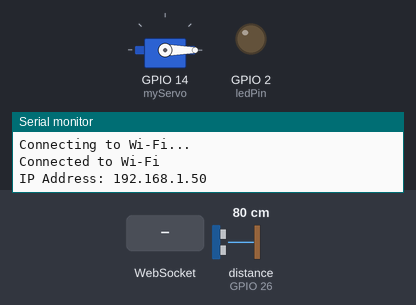
This sketch was run on a simulated ESP32. Shown: servo, output pins drawn as LEDs (lit = HIGH), the last lines printed to the serial monitor. Wiring (inferred from the names in the program): ultrasonic range finder: trigger GPIO 27; echo GPIO 26. The test bench sets the inputs (shaded band); at power-on: distance to the obstacle (sensor on GPIO 26) 80 cm. The echo pulse lasts 58.3 µs per cm; WiFi joins after 1.5 s; servers stay silent unless stated; pins used as bus, display or sensor lines are not drawn.

Above: at 3.2 s.
3.3 s: distance to the obstacle (sensor on GPIO 26) set to 2 cm
4.8 s: WebSocket text "YES" received
6.3 s: WebSocket text "1" received
At 21.2 s:
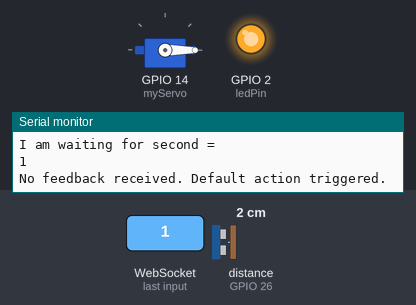
Timing chart, 0 to 33.3 s (numbered marks = the images above; inputs shaded):
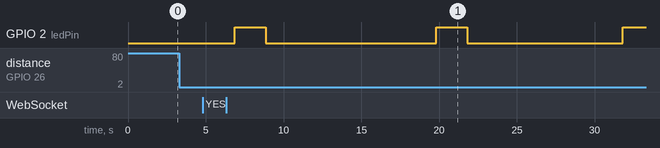

The sketch:

sketch_feb5a.ino
```cpp
// #include <WiFi.h>
// #include <AsyncTCP.h>
// #include <ESPAsyncWebServer.h>

// // Replace these with your network credentials
// const char* ssid = "hehe";
// const char* password = "password";
// int a = 10;

// // Create AsyncWebServer on port 81
// AsyncWebServer server(81);
// AsyncWebSocket ws("/ws");  // WebSocket endpoint

// // Define the sensor pin
// const int sensorPin = 5;  // GPIO pin connected to the sensor
// int lastSensorState = LOW;

// // Function to send messages to all connected WebSocket clients
// void notifyClients(const char* message) {
//   ws.textAll(message);
// }

// // WebSocket event handler
// void handleWebSocketMessage(void *arg, uint8_t *data, size_t len) {
//   AwsFrameInfo info = (AwsFrameInfo)arg;
//   if (info->opcode == WS_TEXT) {
//     String message = String((char*)data).substring(0, len);
//     Serial.println("Received from client: " + message);

//     // Process feedback message
//     if (message.startsWith("Feedback:")) {
//       Serial.println("Feedback received: " + message);
//     }
//   }
// }

// // WebSocket event callback
// void onEvent(AsyncWebSocket *server, AsyncWebSocketClient *client, AwsEventType type, void *arg, uint8_t *data, size_t len) {
//   if (type == WS_EVT_CONNECT) {
//     Serial.println("WebSocket client connected");
//   } else if (type == WS_EVT_DISCONNECT) {
//     Serial.println("WebSocket client disconnected");
//   } else if (type == WS_EVT_DATA) {
//     handleWebSocketMessage(arg, data, len);
//   }
// }

// void setup() {
//   // Initialize Serial Monitor
//   Serial.begin(115200);

//   // Connect to Wi-Fi
//   WiFi.begin(ssid, password);
//   while (WiFi.status() != WL_CONNECTED) {
//     delay(1000);
//     Serial.println("Connecting to Wi-Fi...");
//   }
//   Serial.println("Connected to Wi-Fi");
//   Serial.print("IP Address: ");
//   Serial.println(WiFi.localIP());

//   // Initialize sensor pin
//   pinMode(sensorPin, INPUT);

//   // Attach WebSocket event handler
//   ws.onEvent(onEvent);
//   server.addHandler(&ws);

//   // Start the WebSocket server
//   server.begin();
//   Serial.println("WebSocket server started");
// }

// void loop() {
//   // Check sensor state
//   int sensorState = digitalRead(sensorPin);

//   // Simulate a sensor trigger
//   while (a > 0) {
//     Serial.println("Sensor triggered!");
//     notifyClients("SENSOR_TRIGGERED");
//     a--;
//     delay(1000);  // Add a small delay to avoid flooding the network
//   }

//   // Update the last sensor state
//   lastSensorState = sensorState;

//   // Handle WebSocket events
//   ws.cleanupClients();
// }


// #include <WiFi.h>
// #include <AsyncTCP.h>
// #include <ESPAsyncWebServer.h>
// #include <Servo.h>

// // Replace these with your network credentials
// const char* ssid = "hehe";
// const char* password = "password";

// // Ultrasonic sensor pins
// const int trigPin = 12; // Trigger pin
// const int echoPin = 13; // Echo pin

// // Servo motor
// Servo myServo;

// // LED pin
// const int ledPin = 2;

// // Create AsyncWebServer on port 81
// AsyncWebServer server(81);
// AsyncWebSocket ws("/ws");  // WebSocket endpoint

// // Function to send messages to all connected WebSocket clients
// void notifyClients(const char* message) {
//   ws.textAll(message);
// }

// // WebSocket event handler
// void handleWebSocketMessage(void *arg, uint8_t *data, size_t len) {
//   AwsFrameInfo info = (AwsFrameInfo)arg;
//   if (info->opcode == WS_TEXT) {
//     String message = String((char*)data).substring(0, len);
//     Serial.println("Received from client: " + message);

//     if (message == "YES") {
//       Serial.println("Rotating servo motor...");
//       myServo.write(90);  // Rotate servo to 90 degrees
//       delay(2000);
//       myServo.write(0);   // Reset servo to 0 degrees
//     } else {
//       Serial.println("Turning on LED...");
//       digitalWrite(ledPin, HIGH);
//       delay(2000);
//       digitalWrite(ledPin, LOW);
//     }
//   }
// }

// // WebSocket event callback
// void onEvent(AsyncWebSocket *server, AsyncWebSocketClient *client, AwsEventType type, void *arg, uint8_t *data, size_t len) {
//   if (type == WS_EVT_CONNECT) {
//     Serial.println("WebSocket client connected");
//   } else if (type == WS_EVT_DISCONNECT) {
//     Serial.println("WebSocket client disconnected");
//   } else if (type == WS_EVT_DATA) {
//     handleWebSocketMessage(arg, data, len);
//   }
// }

// void setup() {
//   // Initialize Serial Monitor
//   Serial.begin(115200);

//   // Connect to Wi-Fi
//   WiFi.begin(ssid, password);
//   while (WiFi.status() != WL_CONNECTED) {
//     delay(1000);
//     Serial.println("Connecting to Wi-Fi...");
//   }
//   Serial.println("Connected to Wi-Fi");
//   Serial.print("IP Address: ");
//   Serial.println(WiFi.localIP());

//   // Attach WebSocket event handler
//   ws.onEvent(onEvent);
//   server.addHandler(&ws);
//   server.begin();
//   Serial.println("WebSocket server started");

//   // Initialize ultrasonic sensor pins
//   pinMode(trigPin, OUTPUT);
//   pinMode(echoPin, INPUT);

//   // Initialize LED pin
//   pinMode(ledPin, OUTPUT);

//   // Attach servo motor
//   myServo.attach(14); // Attach servo to GPIO 14
//   myServo.write(0);   // Set initial servo position
// }

// float getDistance() {
//   // Send a 10-microsecond pulse to the trigger pin
//   digitalWrite(trigPin, LOW);
//   delayMicroseconds(2);
//   digitalWrite(trigPin, HIGH);
//   delayMicroseconds(10);
//   digitalWrite(trigPin, LOW);

//   // Measure the echo pulse duration
//   long duration = pulseIn(echoPin, HIGH);

//   // Calculate distance in centimeters
//   float distance = duration * 0.034 / 2;
//   return distance;
// }

// void loop() {
//   float distance = getDistance();
//   if (distance > 0 && distance < 10) {
//     Serial.println("Object detected within 10 cm!");
//     notifyClients("SENSOR_TRIGGERED");

//     // Wait for feedback from the client
//     delay(5000);  // Wait for 5 seconds to receive feedback
//   }

//   // Handle WebSocket events
//   ws.cleanupClients();
// }


// #include <WiFi.h>
// #include <AsyncTCP.h>
// #include <ESPAsyncWebServer.h>
// #include <Servo.h>

// // Wi-Fi credentials
// const char* ssid = "hehe";
// const char* password = "password";

// // Ultrasonic sensor pins
// const int trigPin = 12; // Trigger pin
// const int echoPin = 13; // Echo pin

// // Servo motor
// Servo myServo;

// // LED pin
// const int ledPin = 2;

// // WebSocket server
// AsyncWebServer server(81);
// AsyncWebSocket ws("/ws");  // WebSocket endpoint

// // Variables
// unsigned long lastTriggerTime = 0;
// const unsigned long debounceDelay = 3000;  // Debounce time (3 seconds)
// bool feedbackReceived = false;

// // Function to send WebSocket messages
// void notifyClients(const char* message) {
//   ws.textAll(message);
// }

// // Handle WebSocket messages
// void handleWebSocketMessage(void *arg, uint8_t *data, size_t len) {
//   String message = String((char*)data).substring(0, len);
//   Serial.println("Received from client: " + message);

//   if (message == "YES") {
//     Serial.println("Rotating servo motor...");
//     myServo.write(90);  // Rotate to 90°
//     delay(2000);
//     myServo.write(0);   // Return to 0°
//   } else {
//     Serial.println("Turning on LED...");
//     digitalWrite(ledPin, HIGH);
//     delay(2000);
//     digitalWrite(ledPin, LOW);
//   }

//   feedbackReceived = true;  // Mark feedback as received
// }

// // WebSocket event callback
// void onEvent(AsyncWebSocket *server, AsyncWebSocketClient *client, AwsEventType type, void *arg, uint8_t *data, size_t len) {
//   if (type == WS_EVT_DATA) {
//     handleWebSocketMessage(arg, data, len);
//   }
// }

// void setup() {
//   Serial.begin(115200);

//   // Connect to Wi-Fi
//   WiFi.begin(ssid, password);
//   while (WiFi.status() != WL_CONNECTED) {
//     delay(1000);
//     Serial.println("Connecting to Wi-Fi...");
//   }
//   Serial.println("Connected to Wi-Fi");
//   Serial.print("IP Address: ");
//   Serial.println(WiFi.localIP());

//   // Initialize WebSocket server
//   ws.onEvent(onEvent);
//   server.addHandler(&ws);
//   server.begin();

//   // Initialize sensor and peripherals
//   pinMode(trigPin, OUTPUT);
//   pinMode(echoPin, INPUT);
//   pinMode(ledPin, OUTPUT);
//   myServo.attach(14);  // Servo connected to GPIO 14
//   myServo.write(0);
// }

// // Function to get distance from the ultrasonic sensor
// float getDistance() {
//   digitalWrite(trigPin, LOW);
//   delayMicroseconds(2);
//   digitalWrite(trigPin, HIGH);
//   delayMicroseconds(10);
//   digitalWrite(trigPin, LOW);

//   long duration = pulseIn(echoPin, HIGH);
//   return duration * 0.034 / 2;
// }

// void loop() {
//   float distance = getDistance();

//   // Trigger WebSocket notification if distance < 10 cm
//   if (distance > 0 && distance < 10 && millis() - lastTriggerTime > debounceDelay) {
//     Serial.println("Object detected within 10 cm!");
//     notifyClients("SENSOR_TRIGGERED");
//     lastTriggerTime = millis();
//     feedbackReceived = false;

//     // Wait for feedback
//     unsigned long startTime = millis();
//     while (!feedbackReceived && millis() - startTime < 5000) {
//       ws.cleanupClients();  // Keep WebSocket clients active
//     }

//     if (!feedbackReceived) {
//       Serial.println("No feedback received. Default action triggered.");
//       digitalWrite(ledPin, HIGH);
//       delay(2000);
//       digitalWrite(ledPin, LOW);
//     }
//   }

//   // Clean up WebSocket clients
//   ws.cleanupClients();
// }


#include <WiFi.h>
#include <AsyncTCP.h>
#include <ESPAsyncWebServer.h>
#include <ESP32Servo.h>

// Wi-Fi credentials
const char* ssid = "hehe";
const char* password = "password";

// Ultrasonic sensor pins
const int trigPin = 27; // Trigger pin
const int echoPin = 26; // Echo pin

// Servo motor
Servo myServo;

// LED pin
const int ledPin = 2;

// WebSocket server
AsyncWebServer server(81);
AsyncWebSocket ws("/ws");  // WebSocket endpoint

// Variables
unsigned long lastTriggerTime = 0;
const unsigned long debounceDelay = 3000;  // Debounce time (3 seconds)
bool feedbackReceived = false;

// Function to send WebSocket messages
void notifyClients(const char* message) {
  ws.textAll(message);
}

// Handle WebSocket messages
void handleWebSocketMessage(void *arg, uint8_t *data, size_t len) {
  String message = String((char*)data).substring(0, len);
  Serial.println("Received from client: " + message);

  if (message == "YES") {
    Serial.println("Rotating servo motor... I am working");
    myServo.write(90);  // Rotate to 90°

    delay(2000);
    myServo.write(0);   // Return to 0°
  } else {
    Serial.println("Turning on LED...");
    digitalWrite(ledPin, HIGH);
    delay(2000);
    digitalWrite(ledPin, LOW);
  }

  feedbackReceived = true;  // Mark feedback as received
}

// WebSocket event callback
void onEvent(AsyncWebSocket *server, AsyncWebSocketClient *client, AwsEventType type, void *arg, uint8_t *data, size_t len) {
  if (type == WS_EVT_DATA) {
    handleWebSocketMessage(arg, data, len);
  }
}

void setup() {
  Serial.begin(115200);

  // Connect to Wi-Fi
  WiFi.begin(ssid, password);
  while (WiFi.status() != WL_CONNECTED) {
    delay(1000);
    Serial.println("Connecting to Wi-Fi...");
  }
  Serial.println("Connected to Wi-Fi");
  Serial.print("IP Address: ");
  Serial.println(WiFi.localIP());

  // Initialize WebSocket server
  ws.onEvent(onEvent);
  server.addHandler(&ws);
  server.begin();

  // Initialize sensor and peripherals
  pinMode(trigPin, OUTPUT);
  pinMode(echoPin, INPUT);
  pinMode(ledPin, OUTPUT);

  // Attach servo motor using ESP32Servo
  myServo.attach(14);  // Servo connected to GPIO 14
  myServo.write(0);    // Set initial servo position
}

// Function to get distance from the ultrasonic sensor
float getDistance() {
  digitalWrite(trigPin, LOW);
  delayMicroseconds(2);
  digitalWrite(trigPin, HIGH);
  delayMicroseconds(10);
  digitalWrite(trigPin, LOW);

  long duration = pulseIn(echoPin, HIGH);
  return duration * 0.034 / 2;
}

void loop() {
  float distance = getDistance();

  // Trigger WebSocket notification if distance < 10 cm
  if (distance > 0 && distance < 10 && millis() - lastTriggerTime > debounceDelay) {
    Serial.println("Object detected within 10 cm!");
    notifyClients("SENSOR_TRIGGERED");
    lastTriggerTime = millis();
    feedbackReceived = false;

    // Wait for feedback
    unsigned long startTime = millis();
    int a =10;
    while (!feedbackReceived && millis() - startTime < 10000) {
      Serial.println("I am waiting for second = ");
      Serial.println(a);
      a = a-1;
      delay(1000);
      ws.cleanupClients();  // Keep WebSocket clients active
    }

    if (!feedbackReceived) {
      Serial.println("No feedback received. Default action triggered.");
      digitalWrite(ledPin, HIGH);
      delay(2000);
      digitalWrite(ledPin, LOW);
    }
  }

  // Clean up WebSocket clients
  ws.cleanupClients();
}


// #include <WiFi.h>
// #include <AsyncTCP.h>
// #include <ESPAsyncWebServer.h>
// #include <ESP32Servo.h>

// // Wi-Fi credentials
// const char* ssid = "hehe";
// const char* password = "password";

// // Ultrasonic sensor pins
// const int trigPin = 27; // Trigger pin
// const int echoPin = 26; // Echo pin
// // Sensor 2 (new HC-SR04) pins
// const int trigPin2 = 33; // Trigger pin for sensor2 (adjust as needed)
// const int echoPin2 = 32; // Echo pin for sensor2 (adjust as needed)
// // Servo motor
// Servo myServo;

// // LED pin
// const int ledPin = 2;

// // WebSocket server
// AsyncWebServer server(81);
// AsyncWebSocket ws("/ws");  // WebSocket endpoint

// // Variables
// unsigned long lastTriggerTime = 0;
// const unsigned long debounceDelay = 3000;  // Debounce time (3 seconds)
// bool feedbackReceived = false;

// // Function to send WebSocket messages
// void notifyClients(const char* message) {
//   ws.textAll(message);
// }

// // Handle WebSocket messages
// void handleWebSocketMessage(void *arg, uint8_t *data, size_t len) {
//   String message = String((char*)data).substring(0, len);
//   Serial.println("Received from client: " + message);

//   if (message == "YES") {
//     Serial.println("Rotating servo motor... I am working");
//     myServo.write(90);  // Rotate to 90°
//     // delay(2000);
//     while(1){
//       digitalWrite(trigPin2, LOW);
//       delayMicroseconds(2);
//       digitalWrite(trigPin2, HIGH);
//       delayMicroseconds(10);
//       digitalWrite(trigPin2, LOW);

//       long duration = pulseIn(echoPin, HIGH);
//       int distance = duration * 0.034 / 2;
//       if (distance > 0 && distance < 10 && millis() - lastTriggerTime > debounceDelay) {
//         break;
//       }
//     }
//     myServo.write(0);   // Return to 0°
//   } else {
//     Serial.println("Turning on LED...");
//     digitalWrite(ledPin, HIGH);
//     delay(2000);
//     digitalWrite(ledPin, LOW);
//   }

//   feedbackReceived = true;  // Mark feedback as received
// }

// // WebSocket event callback
// void onEvent(AsyncWebSocket *server, AsyncWebSocketClient *client, AwsEventType type, void *arg, uint8_t *data, size_t len) {
//   if (type == WS_EVT_DATA) {
//     handleWebSocketMessage(arg, data, len);
//   }
// }

// void setup() {
//   Serial.begin(115200);

//   // Connect to Wi-Fi
//   WiFi.begin(ssid, password);
//   while (WiFi.status() != WL_CONNECTED) {
//     delay(1000);
//     Serial.println("Connecting to Wi-Fi...");
//   }
//   Serial.println("Connected to Wi-Fi");
//   Serial.print("IP Address: ");
//   Serial.println(WiFi.localIP());

//   // Initialize WebSocket server
//   ws.onEvent(onEvent);
//   server.addHandler(&ws);
//   server.begin();

//   // Initialize sensor and peripherals
//   pinMode(trigPin, OUTPUT);
//   pinMode(echoPin, INPUT);
//   pinMode(ledPin, OUTPUT);

//   // Attach servo motor using ESP32Servo
//   myServo.attach(5);  // Servo connected to GPIO 14
//   myServo.write(0);    // Set initial servo position
// }

// // Function to get distance from the ultrasonic sensor
// float getDistance() {
//   digitalWrite(trigPin, LOW);
//   delayMicroseconds(2);
//   digitalWrite(trigPin, HIGH);
//   delayMicroseconds(10);
//   digitalWrite(trigPin, LOW);

//   long duration = pulseIn(echoPin, HIGH);
//   return duration * 0.034 / 2;
// }

// void loop() {
//   float distance = getDistance();

//   // Trigger WebSocket notification if distance < 10 cm
//   if (distance > 0 && distance < 10 && millis() - lastTriggerTime > debounceDelay) {
//     Serial.println("Object detected within 10 cm!");
//     notifyClients("SENSOR_TRIGGERED");
//     lastTriggerTime = millis();
//     feedbackReceived = false;

//     // Wait for feedback
//     unsigned long startTime = millis();
//     int a =10;
//     while (!feedbackReceived && millis() - startTime < 10000) {
//       Serial.println("I am waiting for second = ");
//       Serial.println(a);
//       a = a-1;
//       delay(1000);
//       ws.cleanupClients();  // Keep WebSocket clients active
//     }

//     if (!feedbackReceived) {
//       Serial.println("No feedback received. Default action triggered.");
//       digitalWrite(ledPin, HIGH);
//       delay(2000);
//       digitalWrite(ledPin, LOW);
//     }
//   }

//   // Clean up WebSocket clients
//   ws.cleanupClients();
// }
```

Measured:
- by itself, GPIO 2 (ledPin): alternates HIGH for 2.0 s and LOW for 10.5 s
